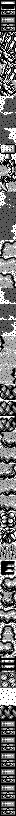

The image is a tile-based game level rendered from a .tmx file. Its description and complete source (layers, tilesets, objects, tile grids) follow:
An orthogonal 2x102 tile map with 8x8 px tiles, 1 tile layer (metatiles), 2 tilesets.

<map height="102" orientation="orthogonal" renderorder="right-down" tileheight="8" tilewidth="8" width="2">
	<tileset firstgid="1" tilewidth="8" tileheight="8">
		<image source="../../../gfx/tilesets/gfx_051_49c0.png" />
	</tileset>
	<tileset firstgid="129" tilewidth="8" tileheight="8">
		<image source="../../../gfx/tilesets/gfx_051_51c0.png" />
	</tileset>
	<layer height="102" id="1" name="metatiles" width="2">
		<data encoding="csv">
2, 4,
3, 5,
6, 8,
7, 9,
10, 12,
11, 13,
14, 16,
15, 17,
18, 20,
19, 13,
21, 22,
15, 23,
24, 26,
25, 27,
28, 30,
29, 31,
32, 34,
33, 35,
36, 38,
37, 39,
40, 42,
41, 43,
44, 46,
45, 47,
48, 50,
49, 51,
52, 54,
53, 55,
56, 58,
57, 59,
60, 62,
61, 63,
64, 66,
65, 67,
68, 70,
69, 71,
72, 74,
73, 75,
76, 78,
77, 79,
80, 82,
81, 83,
84, 86,
85, 87,
88, 89,
41, 47,
90, 92,
91, 93,
94, 96,
95, 97,
98, 100,
99, 101,
102, 103,
99, 104,
105, 107,
106, 108,
109, 111,
110, 112,
113, 115,
114, 116,
109, 111,
117, 112,
109, 111,
110, 118,
119, 121,
120, 122,
123, 125,
124, 126,
127, 129,
128, 130,
131, 133,
132, 134,
60, 135,
106, 136,
105, 137,
106, 138,
139, 140,
110, 141,
60, 70,
61, 71,
68, 70,
114, 142,
143, 145,
144, 146,
147, 149,
148, 150,
151, 153,
152, 154,
100, 100,
101, 101,
6, 8,
7, 9,
6, 8,
7, 9,
6, 8,
7, 9,
6, 8,
7, 9,
6, 8,
7, 9,
6, 8,
7, 9</data>
	</layer>
</map>
